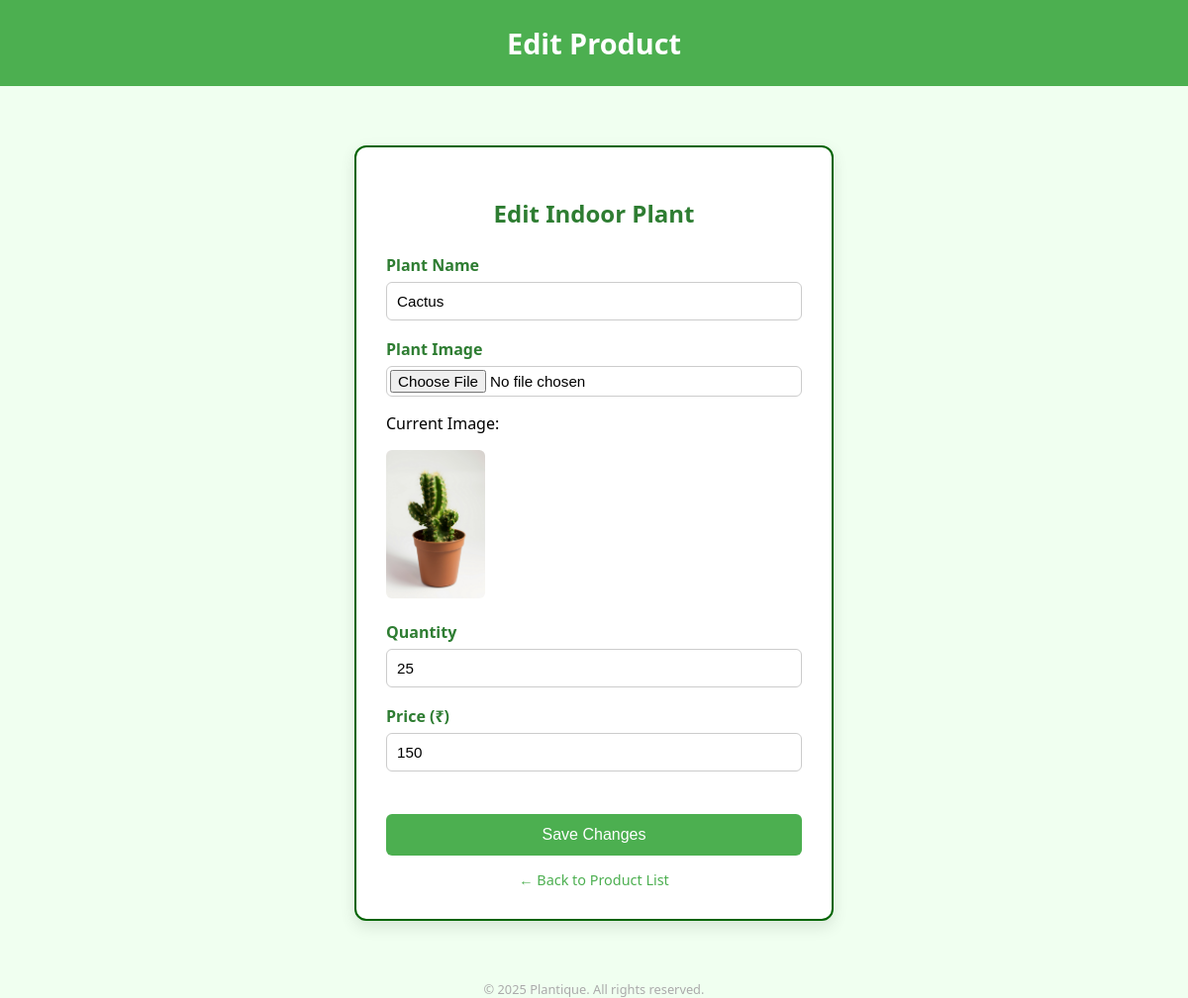
Screenshot of /seditproduct/31/ with the database file from the repository.
### plantique/models.py (models this page shows)
class sproduct(models.Model):
    name=models.CharField(max_length=100,null=True,blank=True)
    image=models.FileField(upload_to='picture/',null=True,blank=True)
    quantity=models.IntegerField(null=True,blank=True)
    price=models.IntegerField(null=True,blank=True)

### plantique/views.py (the view)
# urls.py: path('seditproduct/<int:id>/',views.seditproduct,name='seditproduct'),
def seditproduct(request,id):
    p=models.sproduct.objects.get(id=id)
    if request.method=='POST':
        p.name=request.POST.get('name')
        p.image=request.FILES.get('image')
        p.quantity=request.POST.get('quantity')
        p.price=request.POST.get('price')
        p.save()
        return redirect('sproductlist')
    else:
        return render(request,'seditproduct.html',{'p':p})

### plantique/templates/seditproduct.html (shortened to what this page needs)
<!DOCTYPE html>
<html lang="en">
<head>
</head>
<body>
<header>
    Edit Product
</header>
<div class="form-container">
    <h2>Edit Indoor Plant</h2>
    <form method="POST" enctype="multipart/form-data">
        <div class="form-group">
            <label for="name">Plant Name</label>
            <input type="text" id="name" name="name" value="{{ p.name }}" required>
        </div>
        <div class="form-group">
            <label for="image">Plant Image</label>
            <input type="file" id="image" name="image" accept="image/*" onchange="previewImage(event)">
            <div class="current-image">
                <p>Current Image:</p>
                <img id="imagePreview" src="{% if p.image %}{{ p.image.url }}{% else %}#{% endif %}" alt="{{ p.name }}" {% if not p.image %}style="display:none;"{% endif %}>
            </div>
        </div>
        <div class="form-group">
            <label for="quantity">Quantity</label>
            <input type="number" id="quantity" name="quantity" value="{{ p.quantity }}" min="0" required>
        </div>
        <div class="form-group">
            <label for="price">Price (₹)</label>
            <input type="number" id="price" name="price" value="{{ p.price }}" min="0" required>
        </div>
        <button type="submit" class="submit-button">Save Changes</button>
    </form>
    <a href="{% url 'sproductlist' %}" class="back-link">← Back to Product List</a>
</div>
<div class="footer">
    © 2025 Plantique. All rights reserved.
</div>
</body>
</html>

### plantique/templates/seditproduct.html (style rules this page uses)
body { font-family: 'Segoe UI', sans-serif; background-color: #f0fff0; margin: 0; padding: 0; }
header { background-color: #4CAF50; color: white; text-align: center; padding: 1.5rem; font-size: 1.8rem; font-weight: bold; }
.form-container { max-width: 420px; background: white; margin: 60px auto; padding: 30px; border-radius: 12px; box-shadow: 0 6px 16px rgba(0, 0, 0, 0.1); border: 2px solid #006400; }
.form-container h2 { color: #2e7d32; text-align: center; margin-bottom: 25px; }
.form-group { margin-bottom: 18px; }
label { display: block; font-weight: 600; color: #2e7d32; margin-bottom: 6px; }
input[type="text"], input[type="number"], input[type="file"] { width: 100%; padding: 10px; border: 1px solid #ccc; border-radius: 6px; font-size: 0.95rem; box-sizing: border-box; }
input[type="file"] { padding: 3px; }
.submit-button { margin-top: 25px; width: 100%; padding: 12px; background-color: #4CAF50; color: white; border: none; border-radius: 6px; font-size: 1rem; cursor: pointer; transition: background-color 0.3s ease; }
.back-link { display: block; text-align: center; margin-top: 15px; color: #4CAF50; text-decoration: none; font-size: 0.9rem; }
.footer { text-align: center; margin-top: 60px; color: #aaa; font-size: 0.8rem; }
.current-image { margin-top: 10px; }
.current-image img { max-width: 100px; border-radius: 6px; }

### rows the page displays
sproduct: name "Cactus", image (picture), quantity "25", price "150"
